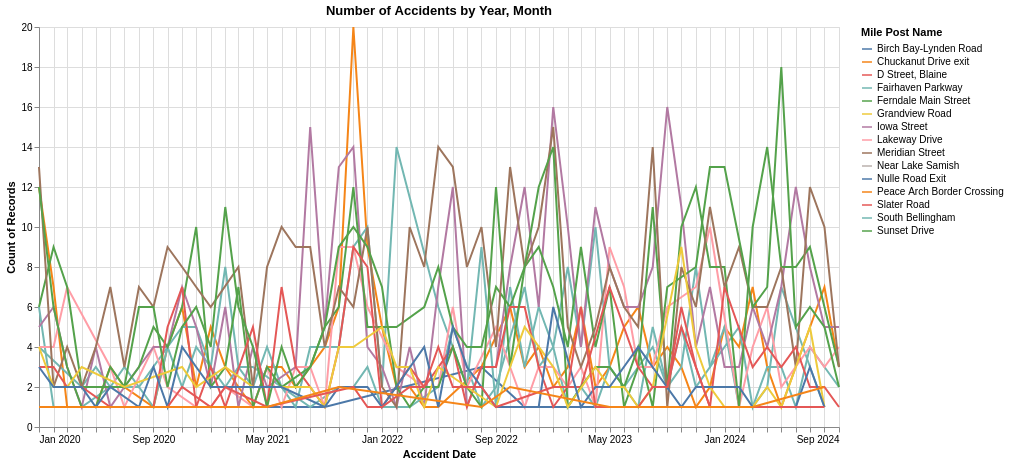

The notebook cell this image was saved under:
### Code cell
#Create the same plot as above using altair. Use the 'Year' and 'Month' columns as the x-axis and the 'count()' as the y-axis.  Color the lines by 'Mile Post Name'
#data['Year'] = data['Collision Date'].dt.year
#data['Month'] = data['Collision Date'].dt.month

altair_plot = alt.Chart(data).mark_line().encode(
    x=alt.X('Month:T', axis=alt.Axis(title='Accident Date', format='%b %Y', tickCount=48)),
    y='count()',
    color='Mile Post Name'
).properties(
    title='Number of Accidents by Year, Month',
    width=800,
    height=400
)

altair_plot.show()

### Figure 1 — Vega-Lite specification as saved in the notebook (floating-point values rounded to 4 significant figures; data arrays with more than 128 entries replaced by an {"elided": "..."} marker saying what was removed)
{"config": {"view": {"continuousWidth": 300, "continuousHeight": 300}}, "data": {"name": "data-e1342a5097049f458028beda2804b6fb"}, "mark": {"type": "line"}, "encoding": {"color": {"field": "Mile Post Name", "type": "nominal"}, "x": {"axis": {"format": "%b %Y", "tickCount": 48, "title": "Accident Date"}, "field": "Month", "type": "temporal"}, "y": {"aggregate": "count", "type": "quantitative"}}, "height": 400, "title": "Number of Accidents by Year, Month", "width": 800, "$schema": "https://vega.github.io/schema/vega-lite/v5.20.1.json", "datasets": {"data-e1342a5097049f458028beda2804b6fb": {"elided": "2464 records"}}}
